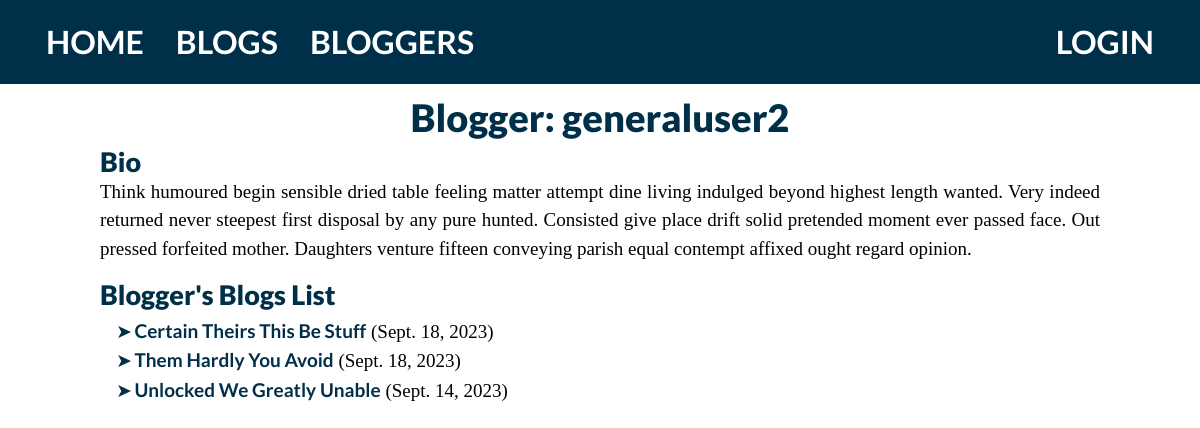
The app's page /blog/blogger/2 with its own data.
### blog/models.py (models this page shows, shortened)
class BlogAuthor(models.Model):
	user = models.OneToOneField(User, on_delete=models.SET_NULL, null=True)
	bio = models.TextField(max_length=400, help_text="Enter your bio details here.")
	class Meta:
		ordering = ['user', 'bio']
	def __str__(self):
		return self.user.username

class Blog(models.Model):
	name = models.CharField(max_length=200)
	author = models.ForeignKey('BlogAuthor', on_delete=models.SET_NULL, null=True)
	description = models.TextField(max_length=2000, help_text="Enter the blog post's text here.")
	post_date = models.DateField(default=date.today)
	class Meta:
		ordering = ['-post_date']
	def get_absolute_url(self):
		return reverse('blog-detail', args=[str(self.id)])

### blog/views.py (the view)
# urls.py: path('blogger/<int:pk>', views.BlogListbyAuthorView.as_view(), name='blogs-by-author'),
class BlogListbyAuthorView(generic.ListView):
	model = Blog
	template_name = 'blog/blog_list_by_author.html'
	def get_queryset(self):
		id = self.kwargs['pk']
		target_author = get_object_or_404(BlogAuthor, pk = id)
		return Blog.objects.filter(author=target_author)
	def get_context_data(self, **kwargs):
		context = super(BlogListbyAuthorView, self).get_context_data(**kwargs)
		context['blogger'] = get_object_or_404(BlogAuthor, pk = self.kwargs['pk'])
		return context

### blog/templates/blog/blog_list_by_author.html
{% extends "base_generic.html" %}
{% block content %}
  <h1>Blogger: {{ blogger }}</h1>
  <h3>Bio</h3>
	<p>{{ blogger.bio }}</p>
	{% if blog_list %}
	<h3>Blogger's Blogs List</h3>
	<ul>
		{% for blog in blog_list %}
		<li>
			<a href="{{ blog.get_absolute_url }}">{{ blog.name }}</a> ({{blog.post_date}})</a>
		</li>
		{% endfor %}
	</ul>
	{% else %}
		<p>This blogger hasn't posted any posts yet.</p>
	{% endif%}
{% endblock %}

### blog/static/css/styles.css (style rules this page uses)
* { margin: 0; padding: 0; }
body { background-color: #FFFFFF; color: #000000; font-family: 'Bitter', serif; font-size: 19px; }
h1 { color: #003049; margin-top: 0px; margin-bottom: 5px; text-transform: none; font-size: 38px; text-align: center; font-family: 'Lato', sans-serif; font-weight: 900; }
h3 { color: #003049; margin-bottom: 5px; font-size: 27px; text-align: left; font-family: 'Lato', sans-serif; font-weight: 900; }
p { text-align: justify; margin-top: -5px; }
ul { margin-top: 0px; margin-bottom: 10px; display: inline-block; text-align: left; }
li { list-style-type: "➤"; padding-inline-start: 0.26ch; }
li::marker { color: #003049; }
a { font-family: 'Lato', sans-serif; color: #003049; text-decoration: none; font-size: 19px; font-weight: bold; }

### records on screen
BlogAuthor: user.username "generaluser2", bio "Think humoured begin sensible dried table feeling matter attempt dine living indulged beyond highest length wanted. Very indeed returned never steepest first disposal by any pure hunted. Consisted give place drift solid pretended moment ever passed face. Out pressed forfeited mother. Daughters venture fifteen conveying parish equal contempt affixed ought regard opinion."
Blog: name "Certain Theirs This Be Stuff", post_date "Sept. 18, 2023"
Blog: name "Them Hardly You Avoid", post_date "Sept. 18, 2023"
Blog: name "Unlocked We Greatly Unable", post_date "Sept. 14, 2023"
